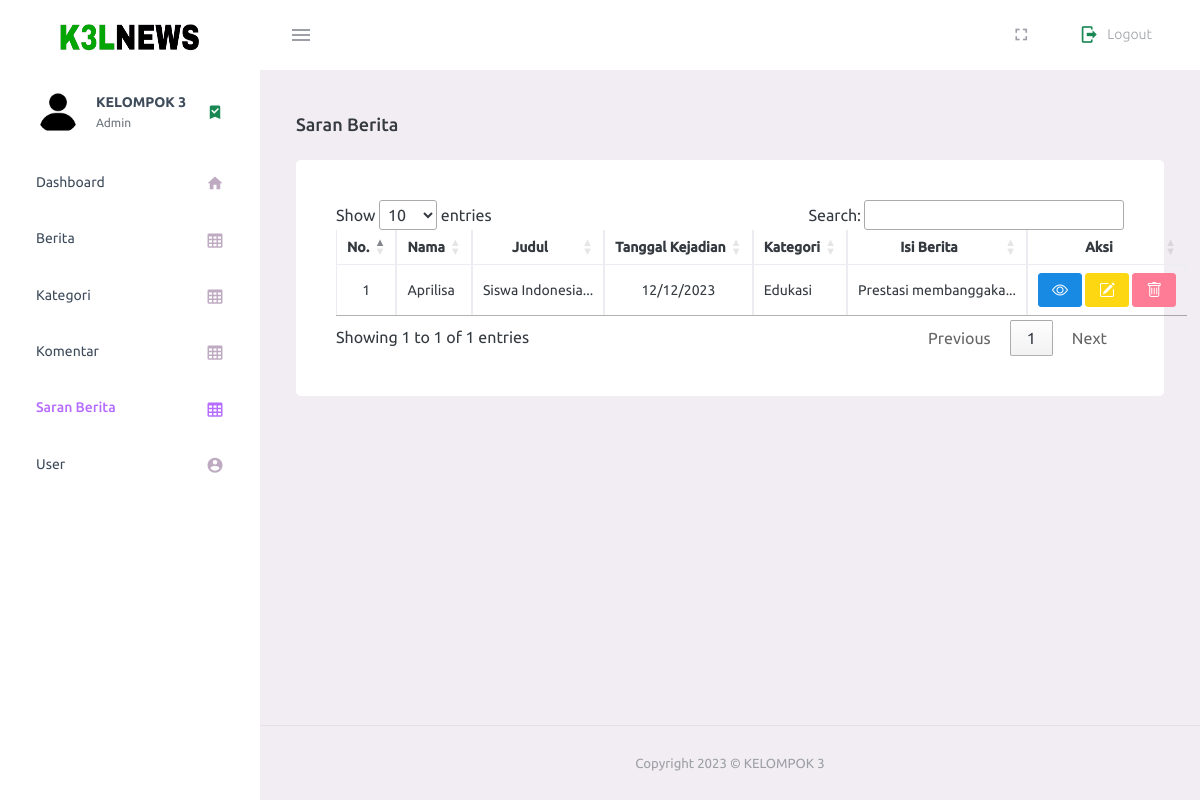
The app's page /admin/saran.php (signed in) with its own data.
### tables this page shows
CREATE TABLE `saran_berita` (
  `id_saran_berita` int(11) NOT NULL,
  `id_kategori` int(11) DEFAULT NULL,
  `id_user` int(11) DEFAULT NULL,
  `judul` varchar(255) NOT NULL,
  `tgl_berita` date DEFAULT NULL,
  `isi_berita` text NOT NULL,
  `gambar` varchar(255) NOT NULL
);

CREATE TABLE `user` (
  `id_user` int(11) NOT NULL,
  `email` varchar(100) NOT NULL,
  `username` varchar(100) NOT NULL,
  `password` varchar(100) NOT NULL,
  `role` enum('admin','user') NOT NULL
);

CREATE TABLE `kategori` (
  `id_kategori` int(11) NOT NULL,
  `nama_kategori` varchar(30) NOT NULL
);

### admin/saran.php (the view, shortened to what this page needs)
<?php
include_once('../connection.php');
$query = mysqli_query($conn, "SELECT * FROM `saran_berita` JOIN kategori ON saran_berita.id_kategori=kategori.id_kategori JOIN user ON saran_berita.id_user=user.id_user;");
function custom_echo($x, $length)
{
  if (strlen($x) <= $length) {
    echo $x;
  } else {
    $y = substr($x, 0, $length) . '...';
    echo $y;
  }
}
?>
<!DOCTYPE html>
<html lang="en">
<head>
  <link rel="stylesheet" href="assets/vendors/mdi/css/materialdesignicons.min.css">
  <link rel="stylesheet" href="assets/vendors/css/vendor.bundle.base.css">
  <link href="https://cdn.jsdelivr.net/npm/bootstrap@5.3.0-alpha3/dist/css/bootstrap.min.css" rel="stylesheet">
  <link rel="stylesheet" href="https://cdn.jsdelivr.net/npm/bootstrap-icons@1.10.5/font/bootstrap-icons.css">
  <link rel="stylesheet" href="https://cdn.datatables.net/1.13.4/css/jquery.dataTables.css" />
  <link rel="stylesheet" href="assets/css/style.css">
</head>
<body>
  <div class="container-scroller">
    <nav class="navbar default-layout-navbar col-lg-12 col-12 p-0 fixed-top d-flex flex-row">
      <div class="text-center navbar-brand-wrapper d-flex align-items-center justify-content-center">
        <a class="navbar-brand brand-logo" href="index.php"><img src="assets/images/logo-k3l2.png" alt="logo" /></a>
      </div>
      <div class="navbar-menu-wrapper d-flex align-items-stretch">
        <button class="navbar-toggler navbar-toggler align-self-center" type="button" data-toggle="minimize">
          <span class="mdi mdi-menu"></span>
        </button>
        <ul class="navbar-nav navbar-nav-right">
          <li class="nav-item d-none d-lg-block full-screen-link">
            <a class="nav-link">
              <i class="mdi mdi-fullscreen" id="fullscreen-button"></i>
            </a>
          </li>
          <li class="nav-item nav-logout d-none d-lg-block">
            <a class="nav-link" href="../backend/logout.php">
              <i class="mdi mdi-logout me-2 text-success"></i> Logout </a>
          </li>
        </ul>
      </div>
    </nav>
    <div class="container-fluid page-body-wrapper">
      <nav class="sidebar sidebar-offcanvas" id="sidebar">
        <ul class="nav">
          <li class="nav-item nav-profile">
            <a href="index.php" class="nav-link">
              <div class="nav-profile-image">
                <img src="assets/images/faces/profile.png" alt="profile">
              </div>
              <div class="nav-profile-text d-flex flex-column">
                <span class="font-weight-bold mb-2">KELOMPOK 3</span>
                <span class="text-secondary text-small">Admin</span>
              </div>
              <i class="mdi mdi-bookmark-check text-success nav-profile-badge"></i>
            </a>
          </li>
          <li class="nav-item">
            <a class="nav-link" href="index.php">
              <span class="menu-title">Dashboard</span>
              <i class="mdi mdi-home menu-icon"></i>
            </a>
          </li>
          <li class="nav-item">
            <a class="nav-link" href="berita.php">
              <span class="menu-title">Berita</span>
              <i class="mdi mdi-table-large menu-icon"></i>
            </a>
          </li>
          <li class="nav-item">
            <a class="nav-link" href="kategori.php">
              <span class="menu-title">Kategori</span>
              <i class="mdi mdi-table-large menu-icon"></i>
            </a>
          </li>
          <li class="nav-item">
            <a class="nav-link" href="komentar.php">
              <span class="menu-title">Komentar</span>
              <i class="mdi mdi-table-large menu-icon"></i>
            </a>
          </li>
          <li class="nav-item">
            <a class="nav-link" href="saran.php">
              <span class="menu-title">Saran Berita</span>
              <i class="mdi mdi-table-large menu-icon"></i>
            </a>
          </li>
          <li class="nav-item">
            <a class="nav-link" href="user.php">
              <span class="menu-title">User</span>
              <i class="mdi mdi-account-circle menu-icon"></i>
            </a>
          </li>
        </ul>
      </nav>
      <div class="main-panel">
        <div class="content-wrapper">
          <div class="page-header">
            <h3 class="page-title"> Saran Berita </h3>
          </div>
          <div class="row">
            <div class="col-lg-12 grid-margin stretch-card">
              <div class="card">
                <div class="card-body">
                  <table class="table table-bordered" id="myTable">
                    <thead>
                      <tr class="text-center align-middle">
                        <th class="text-center" scope="col" width="10px">No. </th>
                        <th class="text-center" scope="col">Nama</th>
                        <th class="text-center" scope="col" width="200px">Judul</th>
                        <th class="text-center" scope="col">Tanggal Kejadian</th>
                        <th class="text-center" scope="col">Kategori</th>
                        <th class="text-center" scope="col">Isi Berita</th>
                        <th class="text-center" scope="col">Aksi</th>
                      </tr>
                    </thead>
                    <tbody>
                      <?php $i = 1 ?>
                      <?php foreach ($query as $data) : ?>
                        <tr>
                          <td class="text-center align-middle"><?= $i; ?></td>
                          <td><?= $data["username"]; ?></td>
                          <td><?= custom_echo($data["judul"], 15) ?></td>
                          <td class="text-center align-middle" style="width: 10px;">
                            <?= date("d/m/Y", strtotime($data["tgl_berita"])) ?></td>
                          <td><?= $data["nama_kategori"]; ?></td>
                          <td><?= custom_echo($data["isi_berita"], 20) ?></td>
                          <td width="50px" class="text-center align-middle">
                            <a href="detail_saran.php?idSaran=<?= $data["id_saran_berita"]; ?>" class="btn btn-info btn-sm"><i class="bi bi-eye"></i></a>
                            <a href="edit_saran.php?idSaran=<?= $data["id_saran_berita"]; ?>" class="btn btn-warning btn-sm text-white"><i class="bi bi-pencil-square"></i></a>
                            <a href="#" class="btn btn-danger btn-sm" onclick="confirmDelete(<?= $data['id_saran_berita'] ?>)"><i class="bi bi-trash"></i></a>
                          </td>
                        </tr>
                        <?php $i++; ?>
                      <?php endforeach; ?>
                    </tbody>
                  </table>
                </div>
              </div>
            </div>
          </div>
        </div>
        <footer class="footer">
          <div class="container-fluid d-flex justify-content-center">
            <span class="text-muted d-block text-center text-sm-start d-sm-inline-block">
              Copyright 2023 © KELOMPOK 3 </span>
          </div>
        </footer>
      </div>
    </div>
  </div>
</body>
</html>

### records on screen
saran_berita: id_user.username "Aprilisa", judul "Siswa Indonesia... Prestasi membanggaka...", tgl_berita "12/12/2023", id_kategori.nama_kategori "Edukasi"
